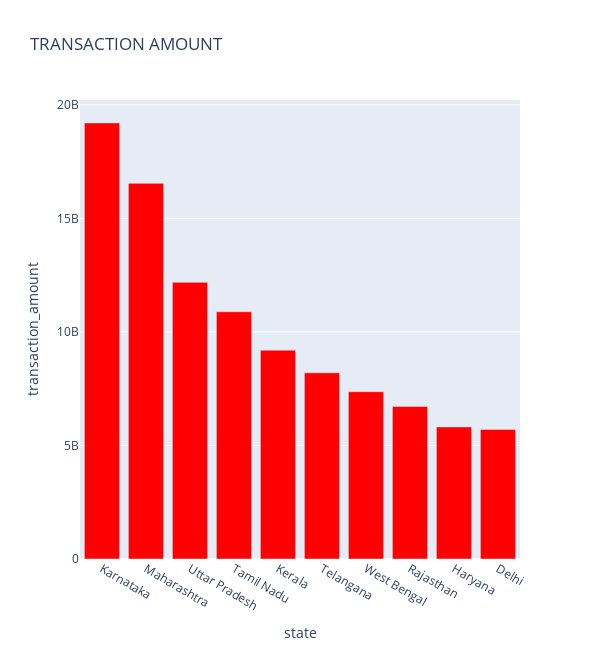
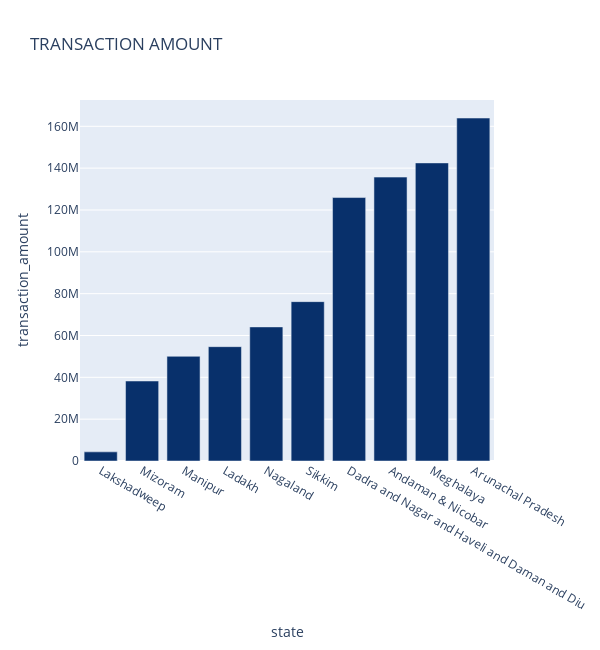
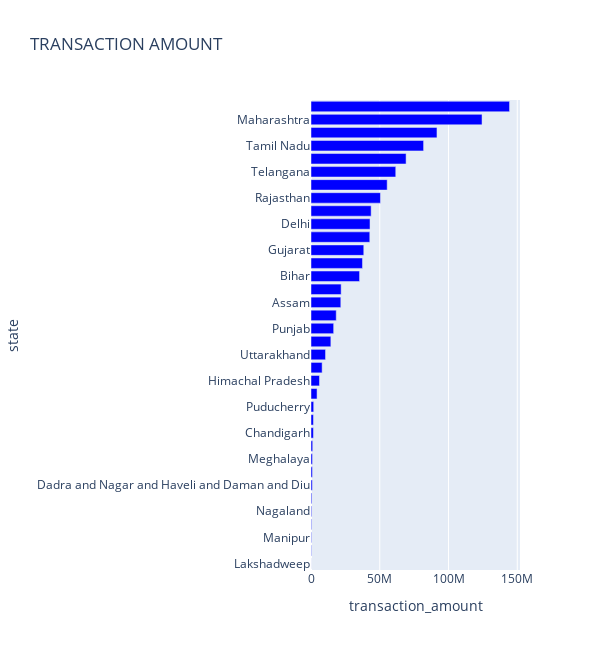

These figures' notebook cell, in order:
### Markdown cell above
### Output for 10 top Charts

### Code cell
top_chart_transaction_amount("aggregated_insurance")

### Figure 1 — Plotly figure (JSON) as saved in the notebook; plotly's stock layout.template omitted (floating-point values rounded to 4 significant figures)
{"data": [{"hovertemplate": "<b>%{hovertext}</b><br><br>state=%{x}<br>transaction_amount=%{y}<extra></extra>", "hovertext": ["Karnataka", "Maharashtra", "Uttar Pradesh", "Tamil Nadu", "Kerala", "Telangana", "West Bengal", "Rajasthan", "Haryana", "Delhi"], "legendgroup": "", "marker": {"color": "rgb(255,0,0)", "pattern": {"shape": ""}}, "name": "", "orientation": "v", "showlegend": false, "textposition": "auto", "type": "bar", "x": ["Karnataka", "Maharashtra", "Uttar Pradesh", "Tamil Nadu", "Kerala", "Telangana", "West Bengal", "Rajasthan", "Haryana", "Delhi"], "xaxis": "x", "y": [19202083929, 16541899752, 12182425465, 10888550771, 9196029549, 8197416605, 7367242673, 6717577020, 5816868589, 5707556204], "yaxis": "y"}], "layout": {"barmode": "relative", "height": 650, "legend": {"tracegroupgap": 0}, "title": {"text": "TRANSACTION AMOUNT"}, "width": 600, "xaxis": {"anchor": "y", "domain": [0, 1], "title": {"text": "state"}}, "yaxis": {"anchor": "x", "domain": [0, 1], "title": {"text": "transaction_amount"}}}}

### Figure 2 — Plotly figure (JSON) as saved in the notebook; plotly's stock layout.template omitted (floating-point values rounded to 4 significant figures)
{"data": [{"hovertemplate": "<b>%{hovertext}</b><br><br>state=%{x}<br>transaction_amount=%{y}<extra></extra>", "hovertext": ["Lakshadweep", "Mizoram", "Manipur", "Ladakh", "Nagaland", "Sikkim", "Dadra and Nagar and Haveli and Daman and Diu", "Andaman & Nicobar", "Meghalaya", "Arunachal Pradesh"], "legendgroup": "", "marker": {"color": "rgb(8,48,107)", "pattern": {"shape": ""}}, "name": "", "orientation": "v", "showlegend": false, "textposition": "auto", "type": "bar", "x": ["Lakshadweep", "Mizoram", "Manipur", "Ladakh", "Nagaland", "Sikkim", "Dadra and Nagar and Haveli and Daman and Diu", "Andaman & Nicobar", "Meghalaya", "Arunachal Pradesh"], "xaxis": "x", "y": [4368259, 38238144, 50053178, 54658331, 64096319, 76183688, 125946898, 135707544, 142501534, 163945285], "yaxis": "y"}], "layout": {"barmode": "relative", "height": 650, "legend": {"tracegroupgap": 0}, "title": {"text": "TRANSACTION AMOUNT"}, "width": 600, "xaxis": {"anchor": "y", "domain": [0, 1], "title": {"text": "state"}}, "yaxis": {"anchor": "x", "domain": [0, 1], "title": {"text": "transaction_amount"}}}}

### Figure 3 — Plotly figure (JSON) as saved in the notebook; plotly's stock layout.template omitted (floating-point values rounded to 4 significant figures)
{"data": [{"hovertemplate": "<b>%{hovertext}</b><br><br>transaction_amount=%{x}<br>state=%{y}<extra></extra>", "hovertext": ["Lakshadweep", "Mizoram", "Manipur", "Ladakh", "Nagaland", "Sikkim", "Dadra and Nagar and Haveli and Daman and Diu", "Andaman & Nicobar", "Meghalaya", "Arunachal Pradesh", "Chandigarh", "Tripura", "Puducherry", "Goa", "Himachal Pradesh", "Jammu & Kashmir", "Uttarakhand", "Chhattisgarh", "Punjab", "Jharkhand", "Assam", "Odisha", "Bihar", "Madhya Pradesh", "Gujarat", "Andhra Pradesh", "Delhi", "Haryana", "Rajasthan", "West Bengal", "Telangana", "Kerala", "Tamil Nadu", "Uttar Pradesh", "Maharashtra", "Karnataka"], "legendgroup": "", "marker": {"color": "rgb(0,0,255)", "pattern": {"shape": ""}}, "name": "", "orientation": "h", "showlegend": false, "textposition": "auto", "type": "bar", "x": [36710.0, 287500.0, 376300.0, 411000.0, 481900.0, 572800.0, 947000.0, 1020000.0, 1071000.0, 1233000.0, 1752000.0, 1776000.0, 1954000.0, 4407000.0, 6173000.0, 8101000.0, 10560000.0, 14440000.0, 16480000.0, 18350000.0, 21680000.0, 21920000.0, 35320000.0, 37430000.0, 38380000.0, 42750000.0, 42910000.0, 43740000.0, 50510000.0, 55390000.0, 61630000.0, 69140000.0, 81870000.0, 91600000.0, 124400000.0, 144400000.0], "xaxis": "x", "y": ["Lakshadweep", "Mizoram", "Manipur", "Ladakh", "Nagaland", "Sikkim", "Dadra and Nagar and Haveli and Daman and Diu", "Andaman & Nicobar", "Meghalaya", "Arunachal Pradesh", "Chandigarh", "Tripura", "Puducherry", "Goa", "Himachal Pradesh", "Jammu & Kashmir", "Uttarakhand", "Chhattisgarh", "Punjab", "Jharkhand", "Assam", "Odisha", "Bihar", "Madhya Pradesh", "Gujarat", "Andhra Pradesh", "Delhi", "Haryana", "Rajasthan", "West Bengal", "Telangana", "Kerala", "Tamil Nadu", "Uttar Pradesh", "Maharashtra", "Karnataka"], "yaxis": "y"}], "layout": {"barmode": "relative", "height": 650, "legend": {"tracegroupgap": 0}, "title": {"text": "TRANSACTION AMOUNT"}, "width": 600, "xaxis": {"anchor": "y", "domain": [0, 1], "title": {"text": "transaction_amount"}}, "yaxis": {"anchor": "x", "domain": [0, 1], "title": {"text": "state"}}}}
